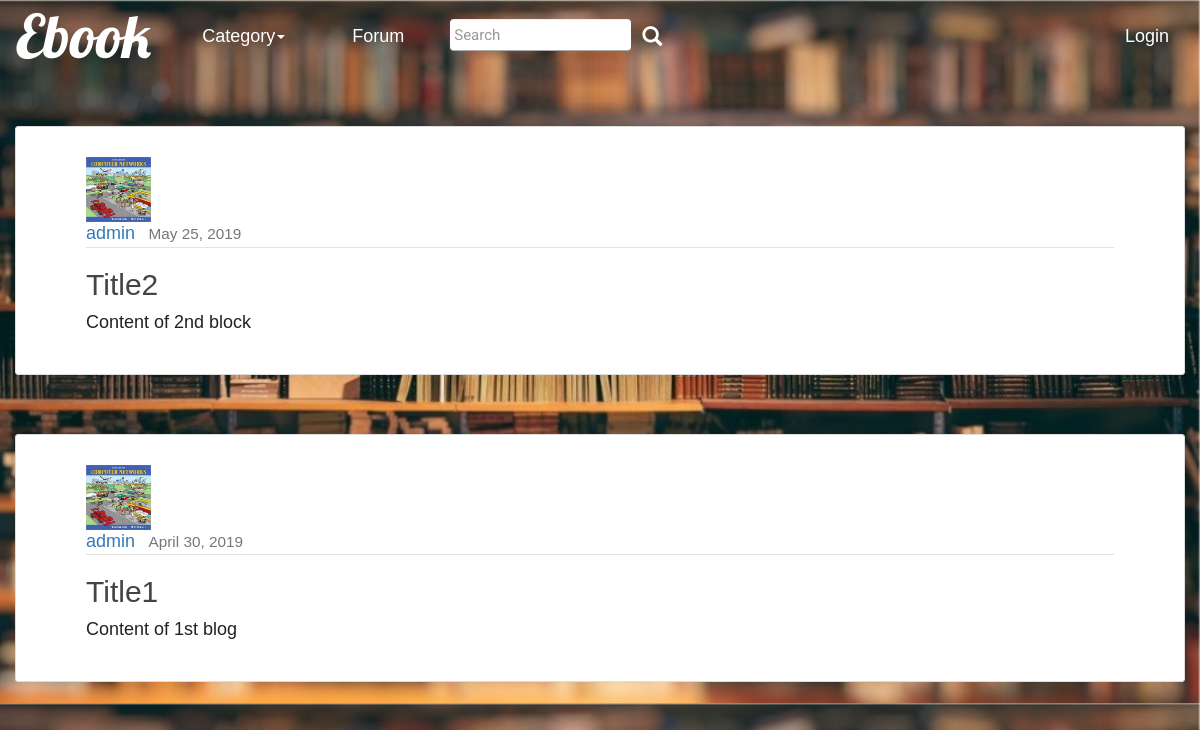
Screenshot of /blog/ with the database file from the repository.
### blog/models.py (models this page shows, shortened)
class Post(models.Model):
    title = models.CharField(max_length=100)
    content = models.TextField()
    date_posted = models.DateTimeField(default=timezone.now)
    author = models.ForeignKey(User, on_delete=models.CASCADE)

### homepage/models.py (models this page shows, shortened)
class Profile(models.Model):
    user = models.OneToOneField(User, on_delete=models.CASCADE)
    image= models.FileField()

### blog/views.py (the view)
# urls.py: path('', PostListView.as_view(), name='blog-base'),
class PostListView(ListView):
    model=Post
    template_name = 'blog/blog-base.html'
    context_object_name = 'posts'
    ordering=['-date_posted']

### blog/templates/blog/blog-base.html
{% extends 'homepage/navigate.html' %}
{% block body %}
{% load staticfiles %}
    {% for post in posts %}
    <br/>
        <article class="media content-section">
          <img class="rounded-circle article-img" src="{{ post.author.profile.image.url }}">
          <div class="media-body">
            <div class="article-metadata">
              <a class="mr-2" href="#">{{ post.author }}</a>
              <small class="text-muted">&nbsp;&nbsp;{{ post.date_posted|date:"F d, Y" }}</small>
            </div>
            <h2><a class="article-title" href="{% url 'post-detail' post.id %}">{{ post.title }}</a></h2>
            <p class="article-content">{{ post.content }}</p>
          </div>
        </article>
    {% endfor %}
{% endblock %}

### homepage/static/homepage/modal.css (style rules this page uses)
.content-section { background: #ffffff; padding: 30px 70px; border: 1px solid #dddddd; border-radius: 3px; margin-bottom: 20px; }
.article-title { color: #444444; }
.article-content { white-space: pre-line; }
.article-metadata { padding-bottom: 1px; margin-bottom: 4px; border-bottom: 1px solid #e3e3e3 }
.article-img { height: 65px; width: 65px; margin-right: 16px; }

### rows the page displays
Post: author.profile.image (picture), author "admin", date_posted "May 25, 2019", title "Title2", content "Content of 2nd block"
Post: author.profile.image (picture), author "admin", date_posted "April 30, 2019", title "Title1", content "Content of 1st blog"
